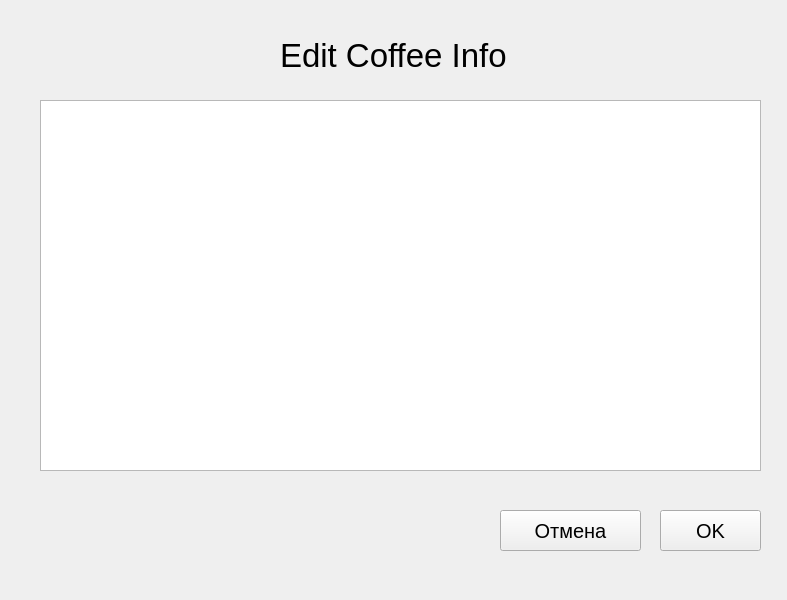
<?xml version="1.0" encoding="UTF-8"?>
<ui version="4.0">
 <class>Form</class>
 <widget class="QWidget" name="Form">
  <property name="geometry">
   <rect>
    <x>0</x>
    <y>0</y>
    <width>787</width>
    <height>600</height>
   </rect>
  </property>
  <property name="windowTitle">
   <string>Form</string>
  </property>
  <widget class="QLabel" name="label">
   <property name="geometry">
    <rect>
     <x>280</x>
     <y>30</y>
     <width>241</width>
     <height>51</height>
    </rect>
   </property>
   <property name="font">
    <font>
     <pointsize>25</pointsize>
    </font>
   </property>
   <property name="text">
    <string>Edit Coffee Info</string>
   </property>
  </widget>
  <widget class="QTableWidget" name="tableWidget">
   <property name="geometry">
    <rect>
     <x>40</x>
     <y>100</y>
     <width>721</width>
     <height>371</height>
    </rect>
   </property>
  </widget>
  <widget class="QPushButton" name="ok_but">
   <property name="geometry">
    <rect>
     <x>660</x>
     <y>510</y>
     <width>101</width>
     <height>41</height>
    </rect>
   </property>
   <property name="font">
    <font>
     <pointsize>15</pointsize>
    </font>
   </property>
   <property name="text">
    <string>OK</string>
   </property>
  </widget>
  <widget class="QPushButton" name="cancel_but">
   <property name="geometry">
    <rect>
     <x>500</x>
     <y>510</y>
     <width>141</width>
     <height>41</height>
    </rect>
   </property>
   <property name="font">
    <font>
     <pointsize>15</pointsize>
    </font>
   </property>
   <property name="text">
    <string>Отмена</string>
   </property>
  </widget>
 </widget>
 <resources/>
 <connections/>
</ui>
